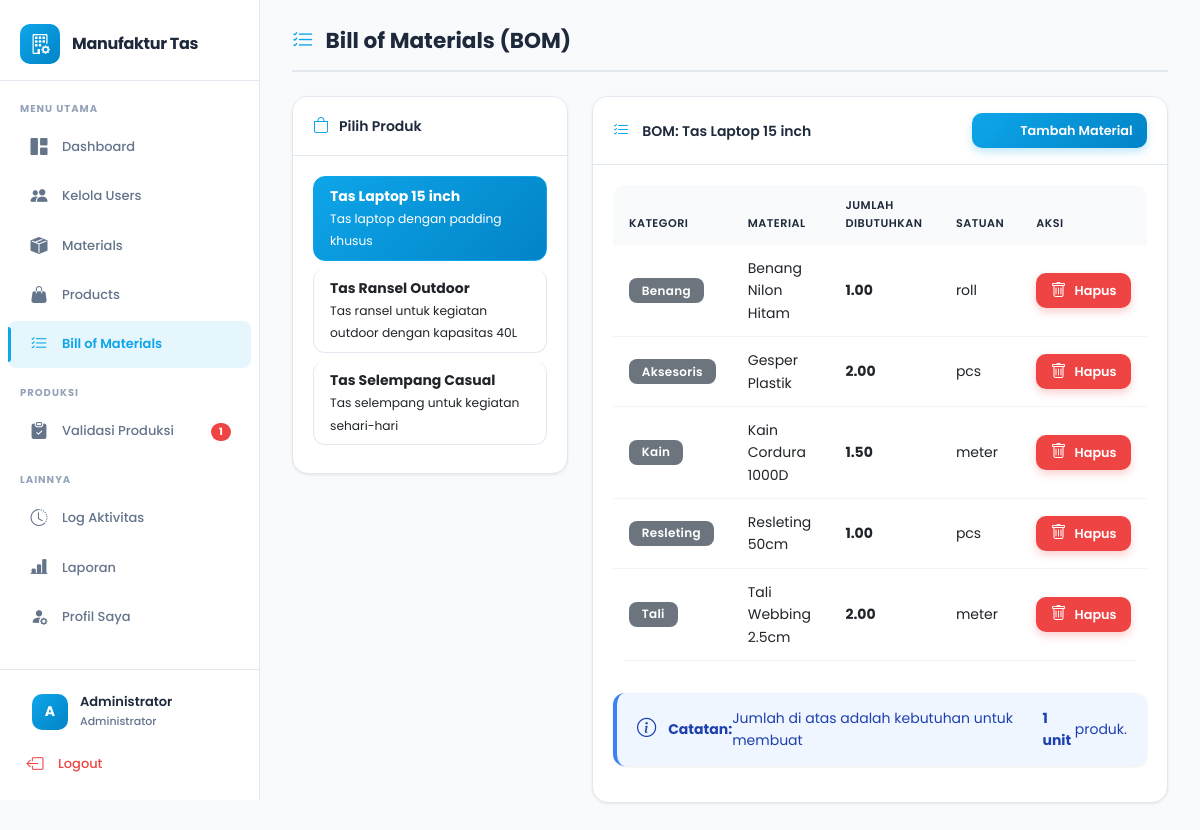
Before: /pages/bom/index.php?product_id=3 (signed in) with the older database file.
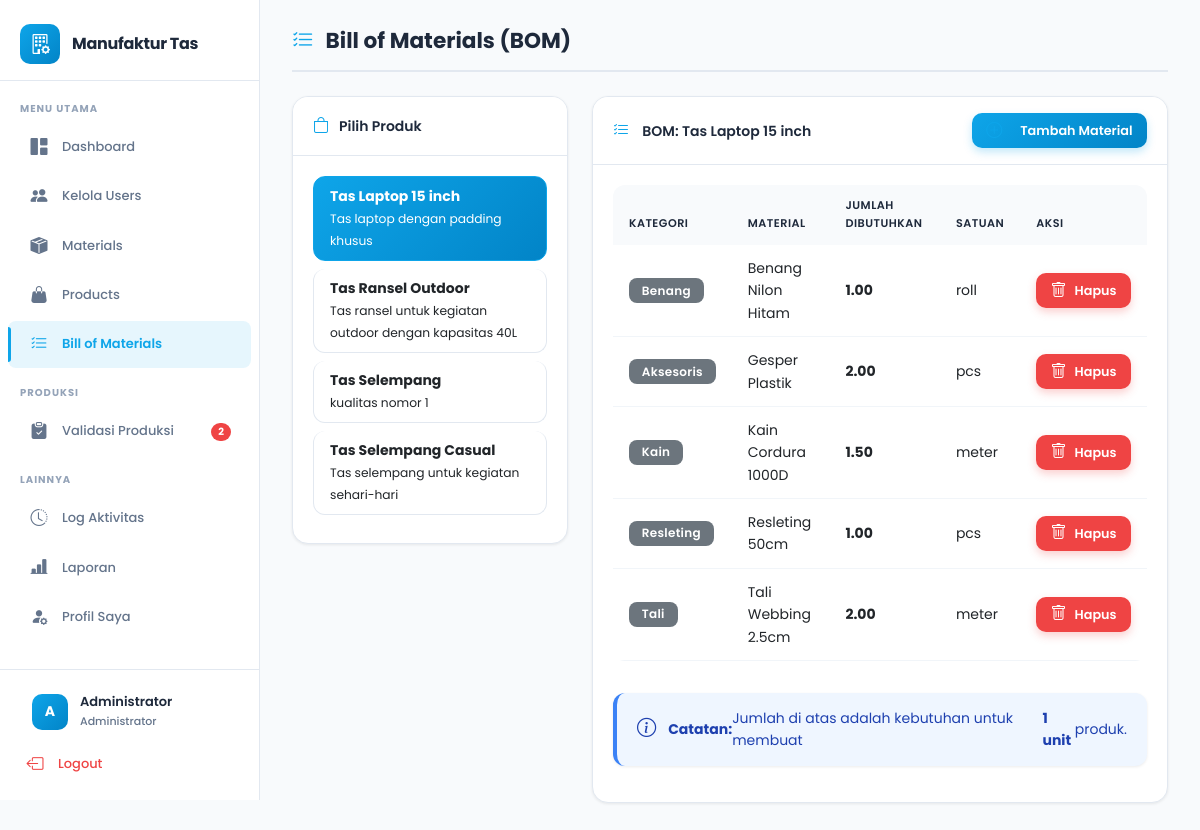
After: the same page with the newer database file.
### tables this page shows
CREATE TABLE `products` (
  `id` int NOT NULL,
  `nama_produk` varchar(150) NOT NULL,
  `deskripsi` text,
  `stok` int DEFAULT '0',
  `created_at` timestamp NULL DEFAULT CURRENT_TIMESTAMP
);

CREATE TABLE `bill_of_materials` (
  `id` int NOT NULL,
  `product_id` int NOT NULL,
  `material_id` int NOT NULL,
  `jumlah_dibutuhkan` decimal(10,2) NOT NULL
);

CREATE TABLE `kategori_material` (
  `id` int NOT NULL,
  `nama_kategori` varchar(100) NOT NULL
);

CREATE TABLE `materials` (
  `id` int NOT NULL,
  `kategori_id` int NOT NULL,
  `nama_material` varchar(150) NOT NULL,
  `satuan` varchar(30) NOT NULL,
  `stok` decimal(10,2) DEFAULT '0.00',
  `stok_minimum` decimal(10,2) DEFAULT '0.00',
  `created_at` timestamp NULL DEFAULT CURRENT_TIMESTAMP
);

### pages/bom/index.php (the view, shortened to what the changed rows need)
<?php
require_once '../../config/database.php';
$product_id = $_GET['product_id'] ?? null;
$stmt = $pdo->query("SELECT * FROM products ORDER BY nama_produk ASC");
$products = $stmt->fetchAll();
$bom_items = [];
$selected_product = null;
if ($product_id) {
    $stmt = $pdo->prepare("SELECT * FROM products WHERE id = ?");
    $stmt->execute([$product_id]);
    $selected_product = $stmt->fetch();
    if ($selected_product) {
        $stmt = $pdo->prepare("
            SELECT bom.*, m.nama_material, m.satuan, k.nama_kategori
            FROM bill_of_materials bom
            JOIN materials m ON bom.material_id = m.id
            JOIN kategori_material k ON m.kategori_id = k.id
            WHERE bom.product_id = ?
            ORDER BY m.nama_material ASC
        ");
        $stmt->execute([$product_id]);
        $bom_items = $stmt->fetchAll();
    }
}
include '../../includes/header.php';
?>
<div class="page-header">
    <h2><i class="bi bi-list-check"></i> Bill of Materials (BOM)</h2>
</div>
<div class="row">
    <div class="col-md-4 mb-4">
        <div class="card">
            <div class="card-body">
                <div class="list-group">
                    <?php foreach ($products as $p): ?>
                    <a href="?product_id=<?php echo $p['id']; ?>"
                       class="list-group-item list-group-item-action <?php echo ($product_id == $p['id']) ? 'active' : ''; ?>">
                        <strong><?php echo htmlspecialchars($p['nama_produk']); ?></strong>
                        <br><small><?php echo htmlspecialchars($p['deskripsi']); ?></small>
                    </a>
                    <?php endforeach; ?>
                </div>
            </div>
        </div>
    </div>
    <div class="col-md-8">
        <?php if ($selected_product): ?>
        <div class="card">
            <div class="card-header d-flex justify-content-between align-items-center">
                <span><i class="bi bi-list-check"></i> BOM: <?php echo htmlspecialchars($selected_product['nama_produk']); ?></span>
                <a href="tambah.php?product_id=<?php echo $selected_product['id']; ?>" class="btn btn-sm btn-primary">
                    <i class="bi bi-plus-circle"></i> Tambah Material
                </a>
            </div>
            <div class="card-body">
                <?php if (empty($bom_items)): ?>
                <div class="alert alert-info">
                    <i class="bi bi-info-circle"></i> Belum ada BOM untuk produk ini
                </div>
                <?php else: ?>
                <div class="table-responsive">
                    <table class="table">
                        <thead>
                            <tr>
                                <th>Kategori</th>
                                <th>Material</th>
                                <th>Jumlah Dibutuhkan</th>
                                <th>Satuan</th>
                                <th>Aksi</th>
                            </tr>
                        </thead>
                        <tbody>
                            <?php foreach ($bom_items as $item): ?>
                            <tr>
                                <td><span class="badge bg-secondary"><?php echo htmlspecialchars($item['nama_kategori']); ?></span></td>
                                <td><?php echo htmlspecialchars($item['nama_material']); ?></td>
                                <td><strong><?php echo number_format($item['jumlah_dibutuhkan'], 2); ?></strong></td>
                                <td><?php echo htmlspecialchars($item['satuan']); ?></td>
                                <td>
                                    <a href="hapus.php?id=<?php echo $item['id']; ?>&product_id=<?php echo $product_id; ?>"
                                       class="btn btn-sm btn-danger"
                                       onclick="return confirm('Hapus material ini dari BOM?');">
                                        <i class="bi bi-trash"></i> Hapus
                                    </a>
                                </td>
                            </tr>
                            <?php endforeach; ?>
                        </tbody>
                    </table>
                </div>
                <div class="alert alert-info mt-3">
                    <i class="bi bi-info-circle"></i>
                    <strong>Catatan:</strong> Jumlah di atas adalah kebutuhan untuk membuat <strong>1 unit</strong> produk.
                </div>
                <?php endif; ?>
            </div>
        </div>
        <?php endif; ?>
    </div>
</div>
<?php include '../../includes/footer.php'; ?>

### includes/header.php (shortened to what the changed rows need)
<!DOCTYPE html>
<html lang="id">
<head>
    <link href="https://cdn.jsdelivr.net/npm/bootstrap@5.3.0/dist/css/bootstrap.min.css" rel="stylesheet">
    <link rel="stylesheet" href="https://cdn.jsdelivr.net/npm/bootstrap-icons@1.10.0/font/bootstrap-icons.css">
    <link rel="stylesheet" href="/Manufaktur/assets/css/style.css">
</head>
<body>
    <?php if (isset($_SESSION['user_id'])): ?>
        <aside class="sidebar" id="sidebar">
            <div class="sidebar-nav">
                <?php if ($_SESSION['role'] == 'gudang' || $_SESSION['role'] == 'administrator'): ?>
                    <ul class="nav flex-column">
                        <?php if ($_SESSION['role'] == 'administrator'): ?>
                            <li class="nav-item">
                                <?php
                                $stmt_pending = $pdo->query("SELECT COUNT(*) as total FROM produksi WHERE status = 'proses'");
                                $pending_count = $stmt_pending->fetch()['total'];
                                ?>
                                <a class="nav-link <?php echo strpos($_SERVER['PHP_SELF'], '/produksi/') !== false ? 'active' : ''; ?>"
                                    href="/Manufaktur/pages/produksi/validasi.php">
                                    <i class="bi bi-clipboard-check-fill"></i>
                                    <span>Validasi Produksi</span>
                                    <?php if ($pending_count > 0): ?>
                                        <span class="sidebar-badge"><?php echo $pending_count; ?></span>
                                    <?php endif; ?>
                                </a>
                            </li>
                        <?php endif; ?>
                    </ul>
                <?php endif; ?>
            </div>
        </aside>
        <main class="main-content">
        <?php else: ?>
            <main class="main-content-full">
            <?php endif; ?>

Changed rows visible on the page:
added products: nama_produk "Tas Selempang", deskripsi "kualitas nomor 1"
Other visible differences:
$pending_count: "1" → "2"
